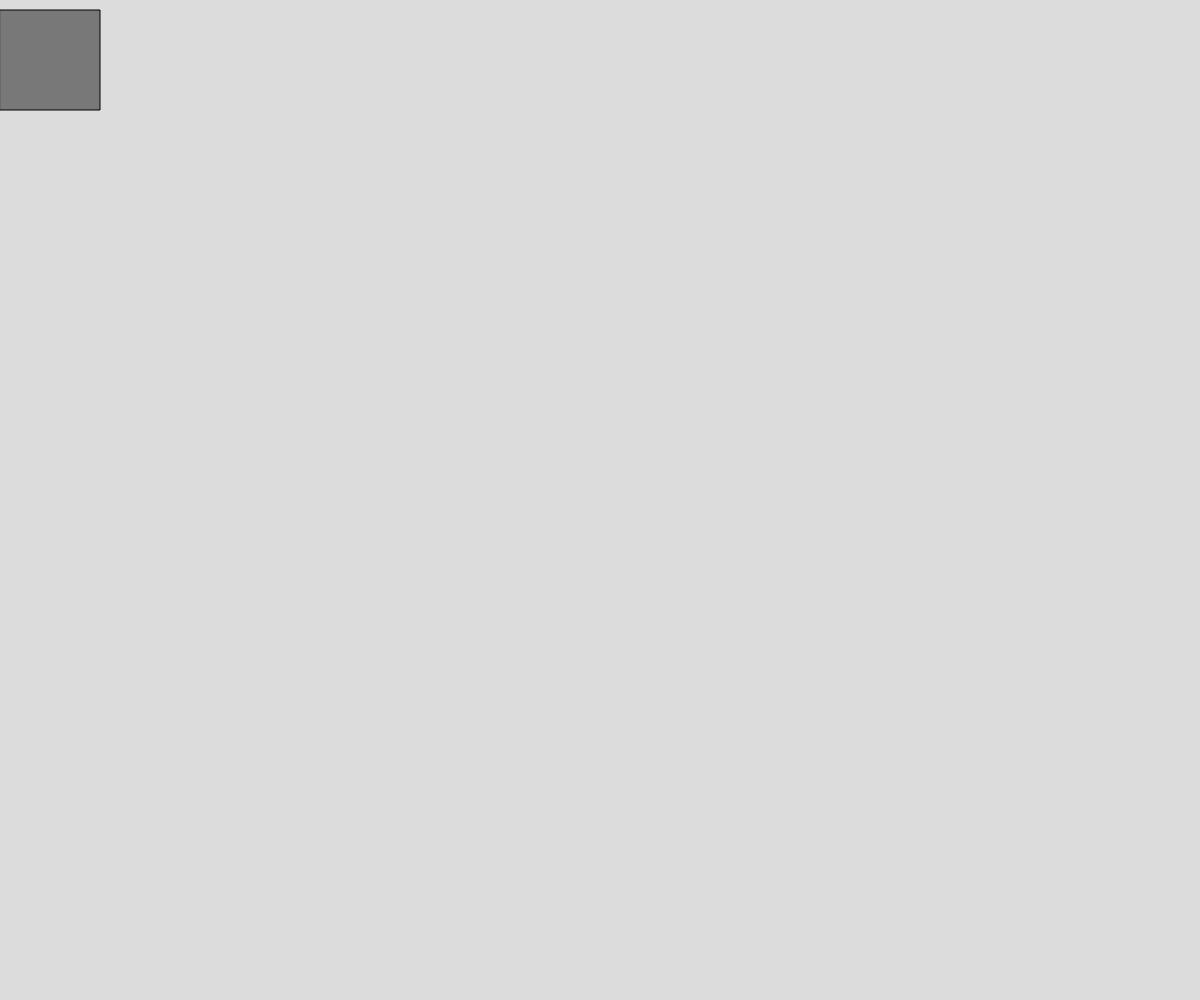
Frame 1 (no input)
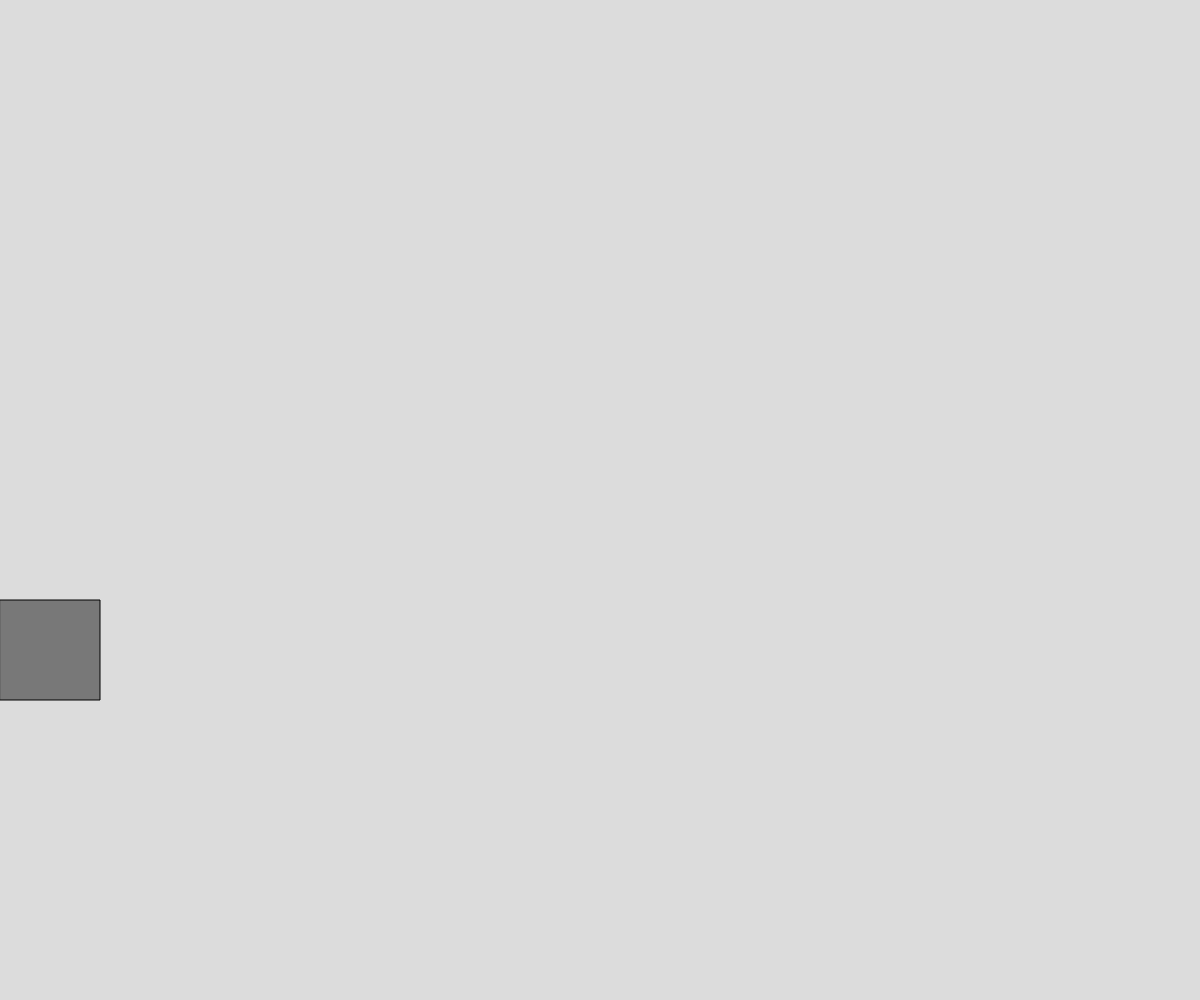
Frame 60 (no input)
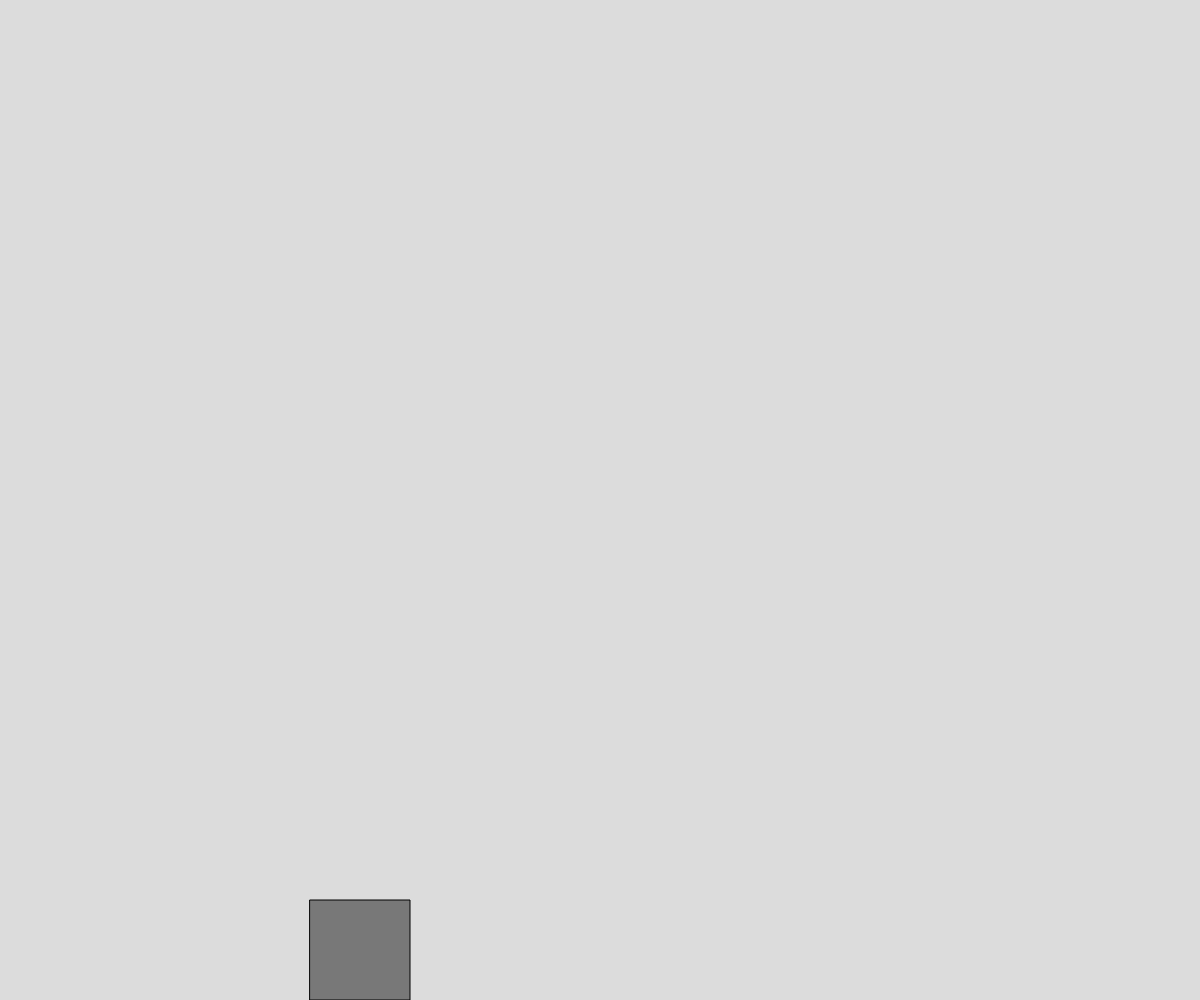
Frame 120 (the mouse pressed at the canvas centre since frame 60)

The p5.js sketch that drew these frames (run headless with seeded random() and noise() and a simulated clock; from frame 60 on, the mouse is pressed at the canvas centre):

// p5.js sketch
// ── sketch.js
// Square Moving Around Edge of Screen

const squareSize = 100;
const squareSpeed = 10;

let xPosition = 0;
let yPosition = 0;
let xDirection = 1;
let yDirection = 1;

async function setup() {
  createCanvas(windowWidth, windowHeight);
}

function draw() {
  background(220);
  moveSquare();
}

function moveSquare() {
  if (xPosition >= windowWidth - squareSize) {
    xDirection = -1;
    xPosition = windowWidth - squareSize;
    yPosition += squareSpeed * yDirection;
  }
  else if (xPosition <= 0) {
    xDirection = 1;
    xPosition = 0;
    yPosition += squareSpeed * yDirection;
  }

  if (yPosition >= windowHeight - squareSize) {
    yDirection = -1;
    yPosition = windowHeight - squareSize;
    xPosition += squareSpeed * xDirection;
  }
  else if (yPosition <= 0) {
    yDirection = 1;
    yPosition = 0;
    xPosition += squareSpeed * xDirection;
  }

  fill(120);
  square(xPosition, yPosition, squareSize);
}
